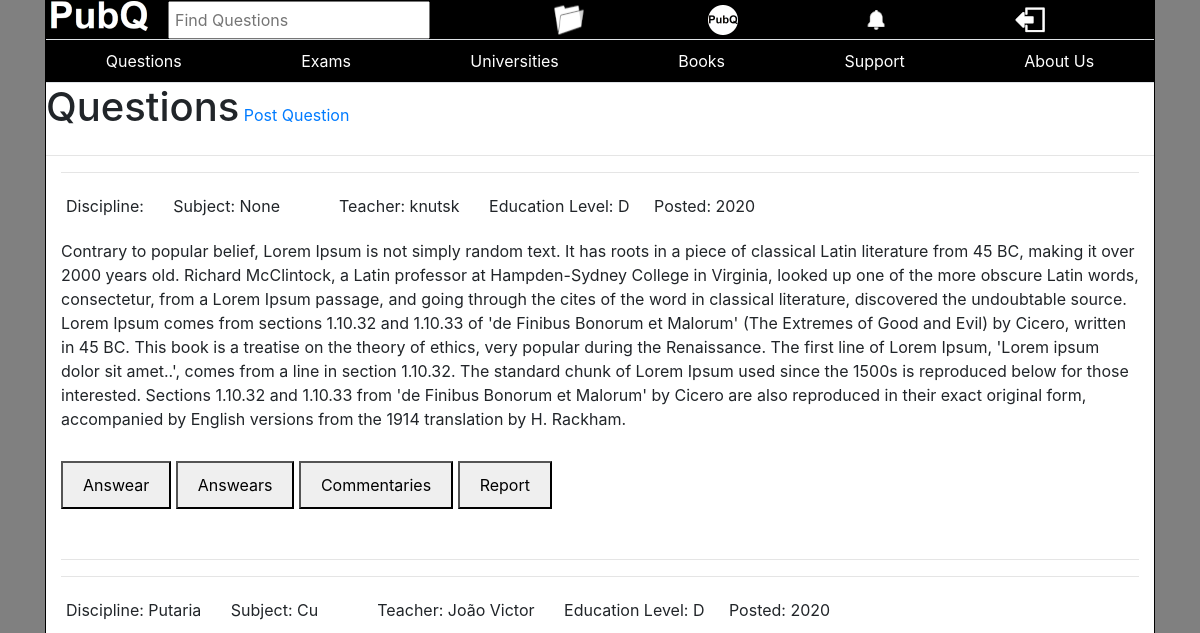
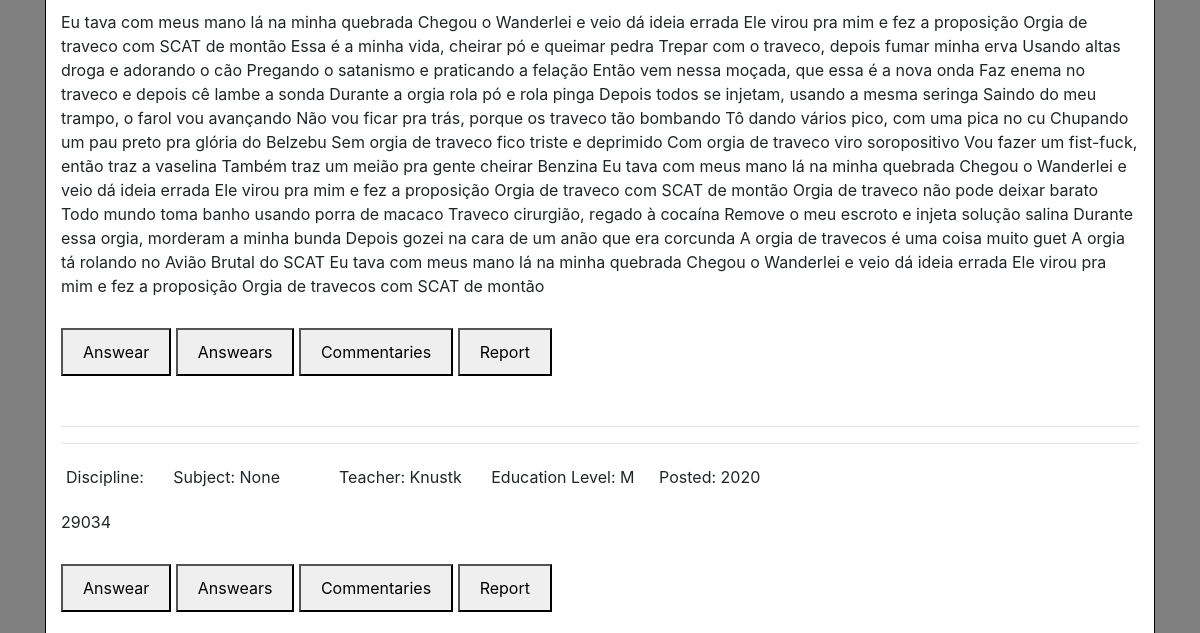
The app's page / (signed in, upper part), older data (2 pictures, top to bottom).
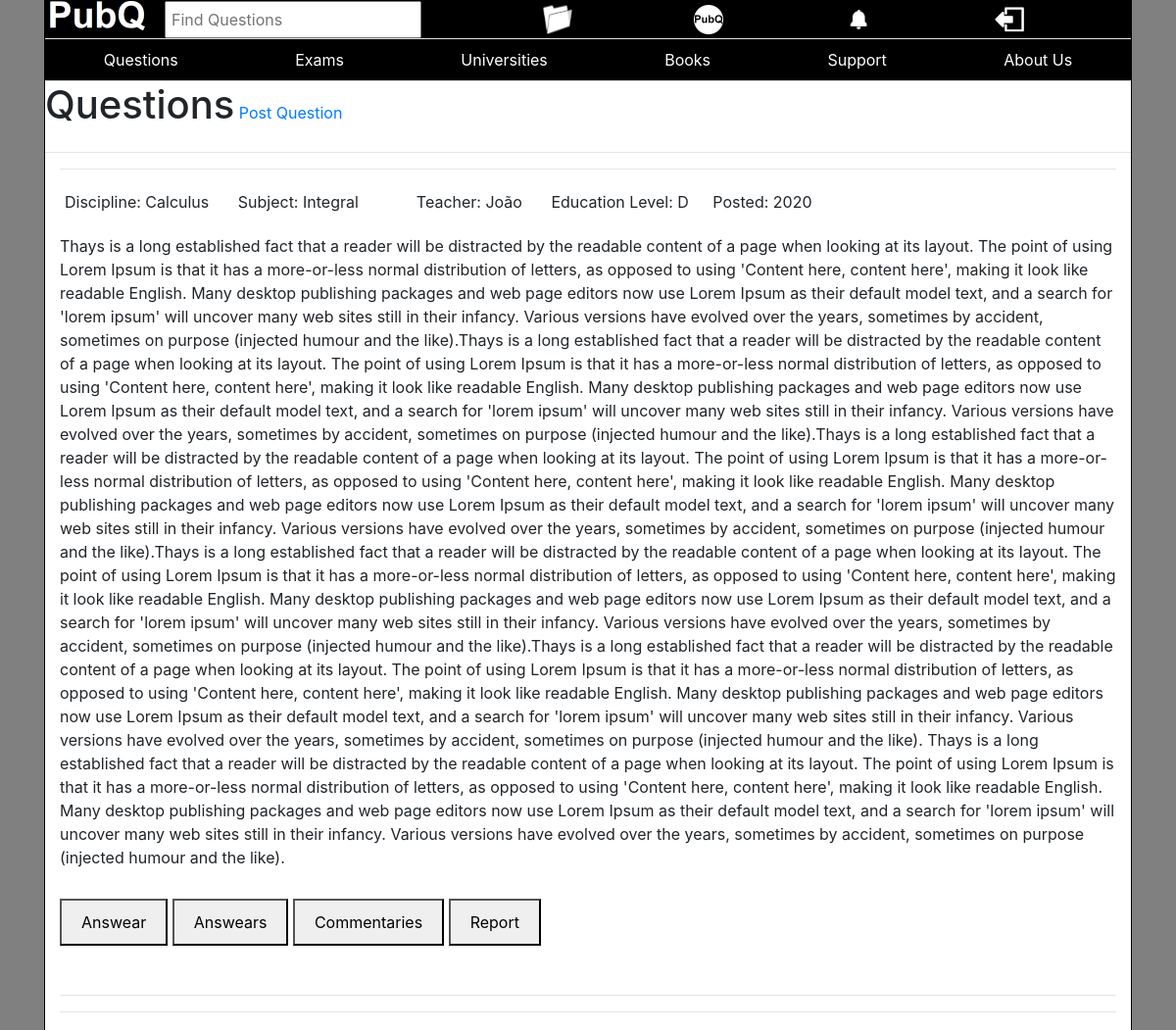
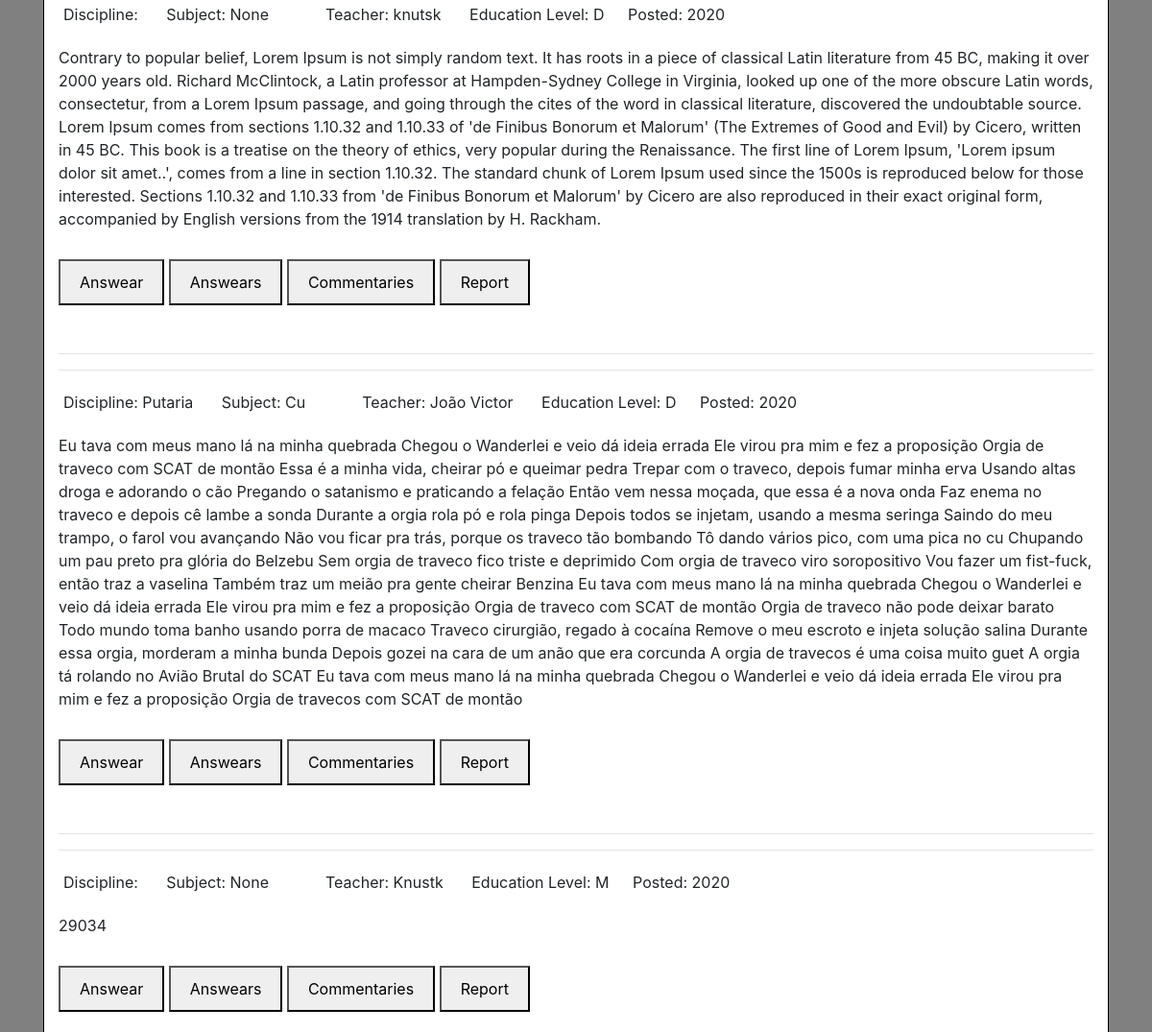
The same page, newer data (2 pictures, top to bottom).
### base/models.py (models this page shows)
class Question(models.Model):
    date_created = models.DateTimeField(auto_now_add=True, null=True)
    text = models.CharField (max_length=10000)
    teacher_name = models.CharField(max_length=200)
    university_name = models.CharField(max_length=200, blank=True, null=True)
    education_Level = models.CharField(max_length=1, choices=EDUCATIONS)
    answear = models.CharField(max_length=5000, blank=True, null=True)
    is_public = models.BooleanField(default=True, blank=True)
    wrong_answears_count = models.IntegerField(default=0, blank=True)
    pic_1 = models.ImageField(blank=True, null=True)
    pic_2 = models.ImageField(blank=True, null=True)
    subject = models.ForeignKey(Subject, on_delete=models.SET_NULL, null=True)
    userpermissions = models.ManyToManyField(UserPermission, blank=True)
    answears = models.ManyToManyField(Answear, blank=True)
    comments = models.ManyToManyField(Commentary, blank=True)
    reports = models.ManyToManyField(Report, blank=True)

class Subject(models.Model):
    name = models.CharField(max_length=100)
    discipline_name = models.CharField(max_length=100)
    reports = models.ManyToManyField(Report, blank=True)
    def __str__(self):
        return self.name

### base/views.py (the view)
# urls.py: path('', views.questions, name='questions'),
@login_required(login_url='login')
def questions(request):
	questions = Question.objects.filter(is_public=True)
	paginator = Paginator(questions, 5)
	page = request.GET.get('page')
	try:
		questions = paginator.page(page)
	except PageNotAnInteger:
		questions = paginator.page(1)
	except EmptyPage:
		questions = paginator.page(paginator.num_pages)
	context = {'page':page, 'questions':questions,}
	return render(request, 'base/questions.html', context)

### base/templates/base/questions.html (shortened to what this page needs)
{%  extends 'base/main.html' %}
{% block content %}
<div style="display:inline-block;">
    <h1>Questions</h1></div>
    <a href="postquestion" type="submit">Post Question</a>
        <hr>
        {% for question in questions %}
            {% include 'base/question_display.html' %}
        {% endfor %}
</div>
{% endblock %}

### base/templates/base/question_display.html (shortened to what this page needs)
{% load static %}
<div class="container">
   <hr>
    <div style="display:block; margin-bottom:50px; margin-bottom:50px;">
        <div style="display:block;">
            <div style="display:inline-block; margin:5px; margin-right:20px;">
                <p>Discipline: {{question.subject.discipline_name}}</p>
            </div>
            <div style="display:inline-block; margin:5px; margin-right:20px;">
                <p>Subject: {{question.subject}}</p>
            </div>
            <div style="display:inline-block; margin:5px; margin-right:20px;">
                <p>Teacher: {{question.teacher_name}}</p>
            </div>
            <div style="display:inline-block; margin:5px; margin-right:20px;">
                <p>Education Level: {{question.education_Level}}</p>
            </div>
            <div style="display:inline-block;">
                <p>Posted: {{question.date_created.year}}</p>
            </div>
        </div>
        <div>
            <p style="margin-bottom:30px;">{{question.text}}</p>
        </div>
        <button style="padding:10px; padding-right:20px; padding-left:20px;" type="submit">Answear</button>
        <button id="answears" style="padding:10px; padding-right:20px; padding-left:20px;"  onclick="Show">Answears</button>
        <button style="padding:10px; padding-right:20px; padding-left:20px;">Commentaries</button>
        <a href="postreport"><button style="padding:10px; padding-right:20px; padding-left:20px;">Report</button></a>
    </div>
    <hr>
</div>

Row changes from the older to the newer data that the page shows:
now on this page (row edited): Question: subject.discipline_name "Calculus", subject "Integral", teacher_name "João", education_Level "D", date_created.year "2020", text "Thays is a long established fact that a reader will be distracted by the readable content of a page when looking at its layout. The point of using Lorem Ipsum is that it has a more-or-less normal distribution of letters, as opposed to using 'Content here, content here', making it look like readable English. Many desktop publishing packages and web page editors now use Lorem Ipsum as their default model text, and a search for 'lorem ipsum' will uncover many web sites still in their infancy. Various versions have evolved over the years, sometimes by accident, sometimes on purpose (injected humour and the like).Thays is a long established fact that a reader will be distracted by the readable…"
